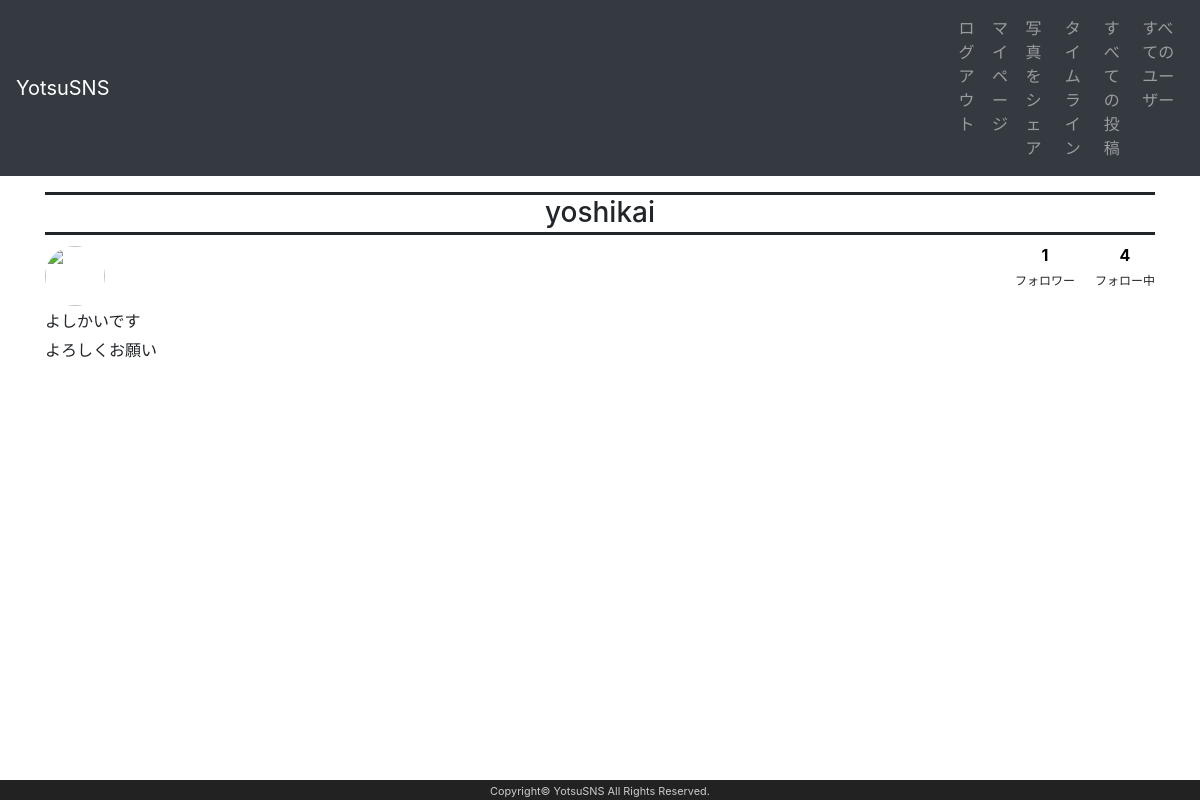
The app's page /accounts/yoshikai (signed in) with its own data.
### accounts/models.py (models this page shows, shortened)
class AuthUser(AbstractBaseUser, PermissionsMixin):
    class Meta:
        verbose_name='ユーザ'
    username = models.CharField(
        verbose_name='ユーザID',
        unique=True,
        max_length=30,
    )
    email = models.EmailField(unique=True)
    date_joined = models.DateTimeField(auto_now_add=True)
    is_active = models.BooleanField(default=True)
    is_staff = models.BooleanField(default=False)
    USERNAME_FIELD = 'username'
    REQUIRED_FIELDS = ['email']
    objects = AuthUserManager()

class Profile(models.Model):
    owner=models.ForeignKey(
        AuthUser,
        on_delete=models.CASCADE,
        related_name='profile_owner')
    pro_image=StdImageField(
        upload_to='images/',
        null=True,
        blank=True,
        variations={
            'large':(600,600),
            'thumbnail':(100,100,True),
            'medium':(300,200),
        })
    name=models.CharField(default=None,max_length=30,null=True,blank=True)
    profile_text=models.CharField(default=None,max_length=140,null=True,blank=True)

### accounts/views.py (the view)
# urls.py: path('<str:user_id>',views.UserPage,name='userpage'),
@login_required(login_url='/accounts/login')
def UserPage(request,user_id):
    owner=AuthUser.objects.get(username=user_id)
    followercount=Follow.objects.filter(followed=owner).count()
    followingcount=Follow.objects.filter(owner=owner).count()
    count=Follow.objects.filter(owner=request.user,followed=owner).count()
    if request.user == owner:
        count=-1
    params={
        'user':owner,
        'followercount':followercount,
        'followingcount':followingcount,
        'count':count,
    }
    return render(request,'accounts/userpage.html',params)

### accounts/templates/accounts/userpage.html (shortened to what this page needs)
{% extends "accounts/layout.html" %}
{% block static %}
{% load static %}
<link rel="stylesheet" type="text/css" href="{% static 'accounts/css/edit.css' %}">
{% endblock %}
{% block content %}
<h3>{{user.username}}</h3>
<div class="user">
<img class="thumbnail" src="{% if user.profile_owner.get.pro_image %}{{user.profile_owner.get.pro_image.thumbnail.url}}{% else %}/media/images/def_thumbnail.jpg{% endif %}">
<div class="verwrap">
    <p>
    <a class="weight" href="{% url 'following' user.username %}">{{followingcount}}</a></p>
    <p class="mypgfollow">フォロー中</p>
</div>
<div class="verwrap">
    <p>
    <a class="weight" href="{% url 'followers' user.username %}">{{followercount}}</a></p>
    <p class="mypgfollow">フォロワー</p>
</div>
</div>
<p>
{% if user.profile_owner.get.name %}
{{user.profile_owner.get.name}}
</p>
{% endif %}
<div class="profile">
    {% if user.profile_owner.get.profile_text %}
    {{user.profile_owner.get.profile_text}}
    {% endif %}
</div>
{% endblock %}

### accounts/static/accounts/css/edit.css (style rules this page uses)
h3 { text-align: center; border-top: solid 3px; border-bottom: solid 3px; padding-top: 1px; padding-bottom: 2px; }
p { display:inline-block; margin-bottom: 5px; }
img.thumbnail { border-radius: 50%; margin-top: 3px; margin-bottom: 3px; margin-right: 5px; width: 60px; height: 60px; }
.verwrap { display: flex; flex-direction: column; float: right; text-align: center; margin-left: 20px; }
.mypgfollow { font-size: 12px; }
.weight { font-weight: bold; }
a.weight { color: black; }

### records on screen
AuthUser: username "yoshikai", profile_owner.get.name "よしかいです", profile_owner.get.profile_text "よろしくお願い"

### other values on screen
{{ followingcount }} "4"
{{ followercount }} "1"
